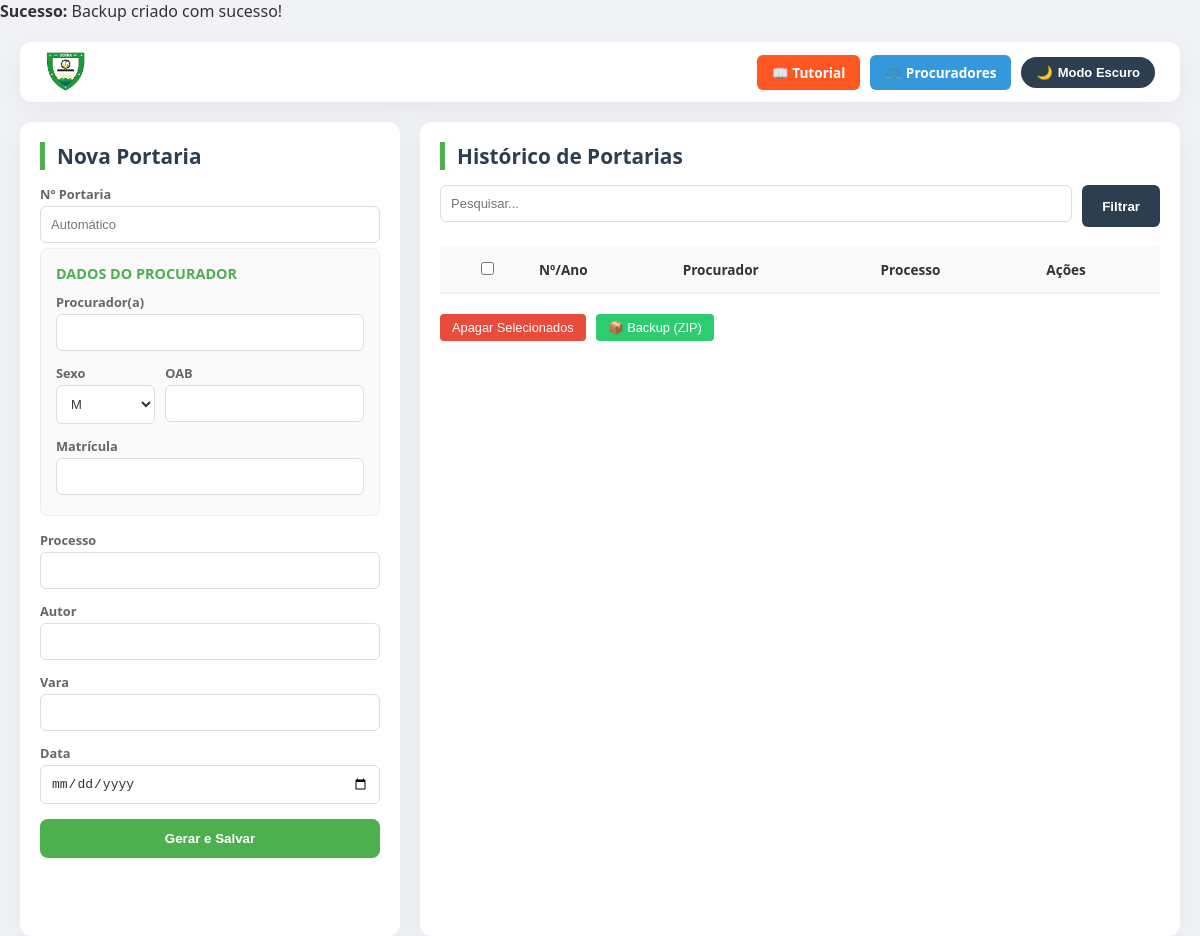
Before: / with the older database file.
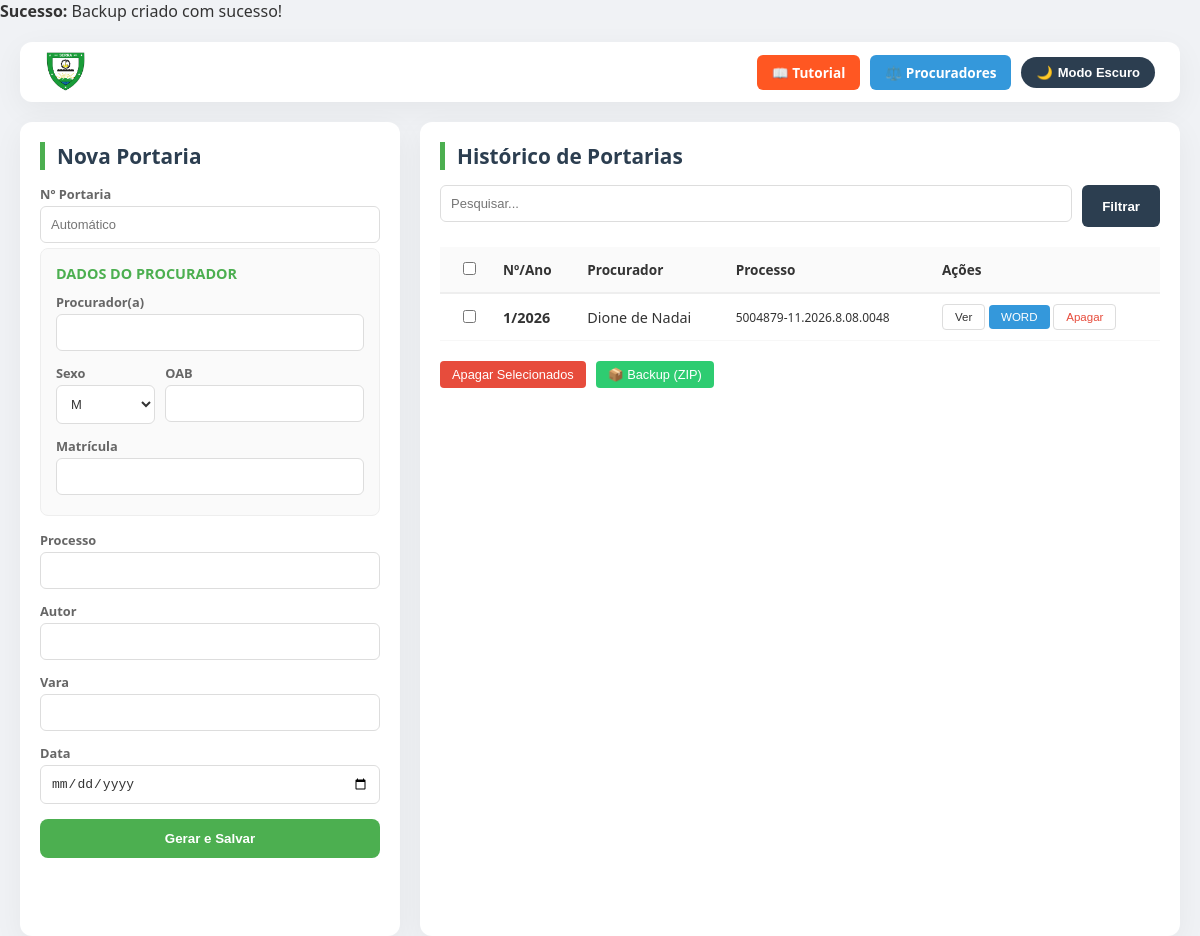
After: the same page with the newer database file.
### tables this page shows
CREATE TABLE portarias(
    id INTEGER PRIMARY KEY AUTOINCREMENT,
    numero INTEGER,
    ano INTEGER,
    procurador TEXT,
    sexo TEXT,
    oab TEXT,
    matricula TEXT, 
    processo TEXT,
    autor TEXT,
    vara TEXT,
    data_portaria TEXT
);

### index.php (the view, shortened to what this page needs)
<?php
if (!isset($_GET['buscar_dados'])) {
    include 'backup_auto.php';
}
$db = new SQLite3('data/portarias.db');
$db->exec('PRAGMA journal_mode = WAL;');
$db->exec("CREATE TABLE IF NOT EXISTS portarias(
    id INTEGER PRIMARY KEY AUTOINCREMENT,
    numero INTEGER,
    ano INTEGER,
    procurador TEXT,
    sexo TEXT,
    oab TEXT,
    matricula TEXT,
    processo TEXT,
    autor TEXT,
    vara TEXT,
    data_portaria TEXT
)");
$db->exec("CREATE TABLE IF NOT EXISTS cadastro_procuradores(
    id INTEGER PRIMARY KEY AUTOINCREMENT,
    nome TEXT NOT NULL,
    oab TEXT,
    sexo TEXT,
    matricula TEXT,
    email TEXT,
    status TEXT DEFAULT 'Ativo'
)");
$filtro="WHERE 1=1";
?>
<!DOCTYPE html>
<html lang="pt-br">
<head>
</head>
<body>
<div class="container">
<header class="header-actions">
    <img src="img/logoserra.png" style="height: 40px;">
    <div style="display:flex;gap:10px;align-items:center;">
        <a href="tutorial.php" class="btn-tutorial">📖 Tutorial</a>
        <a href="procuradores.php" class="btn-cadastro">⚖️ Procuradores</a>
        <button class="dark-toggle" id="btnDark" onclick="toggleDarkMode()">
            <span id="dark-icon">🌙</span> <span id="dark-text">Modo Escuro</span>
        </button>
    </div>
</header>
<aside class="sidebar">
    <h2>Nova Portaria</h2>
    <form method="post">
        <label>Nº Portaria</label>
        <input type="number" name="numero" placeholder="Automático">
        <div class="procurador-box">
            <h3>Dados do Procurador</h3>
            <label>Procurador(a)</label>
            <input type="text" name="procurador" id="proc_input" list="datalist_procurador" required onchange="autoPreencher('procurador', this.value)">
            <div style="display: flex; gap: 10px;">
                <div style="flex: 1;">
                    <label>Sexo</label>
                    <select name="sexo" id="sexo_input" required>
                        <option value="M">M</option>
                    </select>
                </div>
                <div style="flex: 2;">
                    <label>OAB</label>
                    <input type="text" name="oab" id="oab_input" required>
                </div>
            </div>
            <label>Matrícula</label>
            <input type="text" name="matricula" id="matricula_input" required>
        </div>
        <label>Processo</label>
        <input type="text" name="processo" id="processo_input" required>
        <label>Autor</label>
        <input type="text" name="autor" id="autor_input" required>
        <label>Vara</label>
        <input type="text" name="vara" id="vara_input" required>
        <label>Data</label>
        <input type="date" name="data" required>
        <button type="submit" name="salvar" style="background:var(--secondary-color); color:white; font-weight:bold; width:100%; border:none; border-radius:8px; padding:12px; margin-top:10px; cursor:pointer;">Gerar e Salvar</button>
    </form>
</aside>
<main class="main-content">
    <h2>Histórico de Portarias</h2>
    <form method="get" class="filter-bar">
        <input type="text" name="buscar" placeholder="Pesquisar..." value="<?php echo $_GET['buscar'] ?? ''; ?>">
        <button type="submit">Filtrar</button>
    </form>
    <form id="formAcoesMassa" method="post">
        <table>
            <thead><tr><th><input type="checkbox" onclick="marcarTodos(this)"></th><th>Nº/Ano</th><th>Procurador</th><th>Processo</th><th>Ações</th></tr></thead>
            <tbody>
                <?php
                $res=$db->query("SELECT * FROM portarias $filtro ORDER BY id DESC");
                while($row=$res->fetchArray()){
                    echo "<tr>
                        <td><input type='checkbox' name='selecionados[]' value='".$row['id']."'></td>
                        <td><strong>".$row['numero']."/".$row['ano']."</strong></td>
                        <td>".$row['procurador']."</td>
                        <td><small>".$row['processo']."</small></td>
                        <td>
                            <button type='button' class='table-btn' onclick=\"window.open('gerar_pdf.php?id=".$row['id']."','_blank')\">Ver</button>
                            <button type='button' class='table-btn' style='background:#3498db; color:white; border:none;' onclick=\"location.href='gerar_docx.php?id=".$row['id']."'\">WORD</button>
                            <button type='button' class='table-btn' style='color:#e74c3c' onclick='abrirModal(".$row['id'].")'>Apagar</button>
                        </td>
                    </tr>";
                }
                ?>
            </tbody>
        </table>
        <div class="action-bar">
            <button type="button" class="table-btn" style="background:#e74c3c; color:white; border:none;" onclick="abrirModalMultiplo()">Apagar Selecionados</button>
            <button type="button" class="table-btn" style="background:#2ecc71; color:white; border:none;" onclick="baixarZIP()">📦 Backup (ZIP)</button>
        </div>
    </form>
</main>
</div>
</body>
</html>

### backup_auto.php (shortened to what this page needs)
<?php
$diretorio_backup = 'C:\xampp\htdocs\sistema_portarias\data\backup diarios';
$origem = __DIR__ . '/data/portarias.db';
$nome_backup = $diretorio_backup . 'backup_' . date('Y-m-d') . '.db';
if (file_exists($origem)) {
    if (!file_exists($nome_backup)) {
        if (copy($origem, $nome_backup)) {
            echo "<b>Sucesso:</b> Backup criado com sucesso!<br>";
        } else {
            echo "<b>Erro:</b> Falha ao copiar o arquivo. Verifique permissões na unidade S:<br>";
        }
    } else {
        echo "<b>Aviso:</b> O backup de hoje já existe.<br>";
    }
} else {
    return;
}
?>

### index.php (style rules this page uses)
:root { --primary-color:#2c3e50;--secondary-color:#4CAF50;--accent-color:#ff5722;--bg-body:#f0f2f5;--bg-card:#ffffff;--text-main:#333;--border-radius:12px;--shadow:0 8px 30px rgba(0,0,0,0.05); }
body { font-family:'Segoe UI',Roboto,sans-serif;background:var(--bg-body);margin:0;color:var(--text-main);transition:0.3s; overflow: hidden; }
.container { display:grid;grid-template-columns:380px 1fr; grid-template-rows: auto 1fr; gap:20px; padding:20px; height: 100vh; box-sizing:border-box; }
.header-actions { grid-column:1 / -1;display:flex;justify-content:space-between;align-items:center;background:var(--bg-card);padding:10px 25px;border-radius:var(--border-radius);box-shadow:var(--shadow); }
.sidebar { background:var(--bg-card); padding:20px; border-radius:var(--border-radius); box-shadow:var(--shadow); overflow-y: auto; height: 100%; }
.main-content { background:var(--bg-card); padding:20px; border-radius:var(--border-radius); box-shadow:var(--shadow); overflow-y: auto; height: 100%; }
h2 { color:var(--primary-color); margin: 0 0 15px 0; font-size: 1.3rem; border-left: 5px solid var(--secondary-color); padding-left: 12px; }
form label { display:block; font-weight:600; margin:8px 0 3px 0; font-size:0.8em; color:#666; }
form input, form select { width:100%; padding:10px; margin-bottom:5px; border-radius:6px; border:1px solid #ddd; box-sizing:border-box; background: var(--bg-card); color: var(--text-main); font-size: 13px; }
.procurador-box { background: rgba(0,0,0,0.02); border: 1px solid #eee; padding: 15px; border-radius: 8px; margin-bottom: 15px; }
.procurador-box h3 { margin: 0 0 10px 0; font-size: 0.9em; text-transform: uppercase; color: var(--secondary-color); }
.filter-bar { display: flex; gap: 10px; margin-bottom: 20px; }
.filter-bar input { flex: 1; }
.filter-bar button { padding: 10px 20px; background: #2c3e50; color: white !important; border: none; border-radius: 6px; cursor: pointer; font-weight: bold; }
table { width:100%; border-collapse:collapse; }
th { background:rgba(0,0,0,0.02); padding:12px; text-align:left; border-bottom:2px solid #eee; font-size: 0.85em; }
td { padding:10px 12px; border-bottom:1px solid rgba(0,0,0,0.03); font-size: 0.9em; }
.btn-cadastro, .btn-tutorial { color:white !important; padding:8px 15px; border-radius:6px; text-decoration:none; font-weight:bold; font-size:0.85em; display: flex; align-items: center; gap: 5px; }
.btn-cadastro { background:#3498db; }
.btn-tutorial { background: var(--accent-color); }
.dark-toggle { cursor: pointer; background: var(--primary-color); color: white; border: none; padding: 8px 15px; border-radius: 50px; font-size: 13px; display: flex; align-items: center; gap: 5px; font-weight: 600; }
.action-bar { margin-top: 20px; display: flex; gap: 10px; }
.table-btn { padding: 6px 12px; border-radius: 4px; border: 1px solid #ddd; background: white; cursor: pointer; font-size: 0.8em; color: #333; }

Changed rows visible on the page:
added portarias: numero "1", ano "2026", procurador "Dione de Nadai", processo "5004879-11.2026.8.08.0048"
